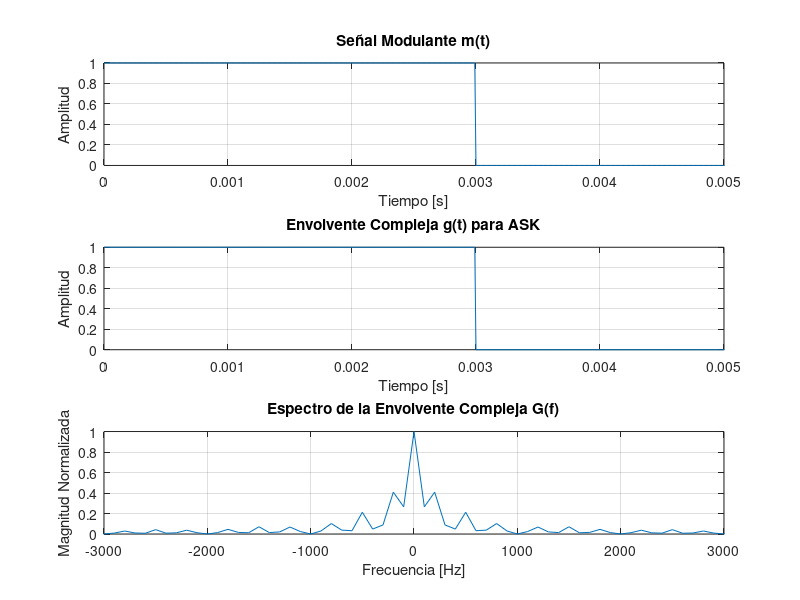

Write MATLAB code to recreate this figure.
%% Laboratorio 3 - Actividades Previas (ASK/OOK) - VERSIÓN FINAL CORREGIDA
clear all; close all; clc;

%% Parámetros de la señal
fc = 10000;       % Frecuencia portadora [Hz]
Rb = 1000;        % Tasa de bits [bps]
Tb = 1/Rb;        % Duración de un bit [s]
fs = 10*fc;       % Frecuencia de muestreo [Hz]
num_bits = 10;    % Número de bits a transmitir
t_total = num_bits*Tb; % Tiempo total de simulación

%% 1. Generación de señal modulante (tren de pulsos)
bits = randi([0 1], 1, num_bits);  % Secuencia aleatoria de bits
samples_per_bit = round(fs*Tb);
t = 0:1/fs:t_total-1/fs; % Vector de tiempo exacto

% Generar señal modulante con el tamaño exacto
m_t = zeros(1, length(t));
for i = 1:num_bits
    start_idx = (i-1)*samples_per_bit + 1;
    end_idx = i*samples_per_bit;
    if end_idx > length(t)
        end_idx = length(t);
    end
    m_t(start_idx:end_idx) = bits(i);
end

%% 2. Cálculo del ancho de banda teórico ASK
BW_ASK = 2*Rb;
fprintf('Ancho de banda teórico ASK: %.2f Hz\n', BW_ASK);

%% 3. Envolvente compleja para ASK
A = 1;  % Amplitud
g_t = A * m_t;  % Envolvente compleja

%% 4. Señal modulada ASK (OOK)
s_t = real(g_t .* exp(1j*2*pi*fc*t));

%% 5. Transformada de Fourier
N = length(t);
G_f = fftshift(fft(g_t));
f = (-N/2:N/2-1)*(fs/N);  % Vector de frecuencias

%% 6. Gráficos
figure;

subplot(3,1,1);
plot(t, m_t);
title('Señal Modulante m(t)'); xlabel('Tiempo [s]'); ylabel('Amplitud');
xlim([0 5*Tb]); grid on;

subplot(3,1,2);
plot(t, g_t);
title('Envolvente Compleja g(t) para ASK'); 
xlabel('Tiempo [s]'); ylabel('Amplitud');
xlim([0 5*Tb]); grid on;

subplot(3,1,3);
plot(f, abs(G_f)/max(abs(G_f)));
title('Espectro de la Envolvente Compleja G(f)');
xlabel('Frecuencia [Hz]'); ylabel('Magnitud Normalizada');
xlim([-3*Rb 3*Rb]); grid on;

%% Verificación ancho de banda
mask = abs(G_f) > 0.1*max(abs(G_f));
BW_medido = sum(mask) * (fs/N);
fprintf('Ancho de banda medido: %.2f Hz\n', BW_medido);

if abs(BW_medido - BW_ASK) < 0.2*BW_ASK
    disp('El ancho de banda teórico se cumple para ASK/OOK');
else
    disp('El ancho de banda teórico NO se cumple para ASK/OOK');
end


%% Para ASK/OOK - Versión mejorada de verificación
% Usar múltiples criterios de ancho de banda
BW_3dB = sum(abs(G_f) > 0.707*max(abs(G_f))) * (fs/N);
BW_10dB = sum(10*log10(abs(G_f)/max(abs(G_f))) > -10) * (fs/N);
BW_20dB = sum(10*log10(abs(G_f)/max(abs(G_f))) > -20) * (fs/N);

fprintf('Ancho de banda a -3 dB: %.2f Hz\n', BW_3dB);
fprintf('Ancho de banda a -10 dB: %.2f Hz\n', BW_10dB);
fprintf('Ancho de banda a -20 dB: %.2f Hz\n', BW_20dB);